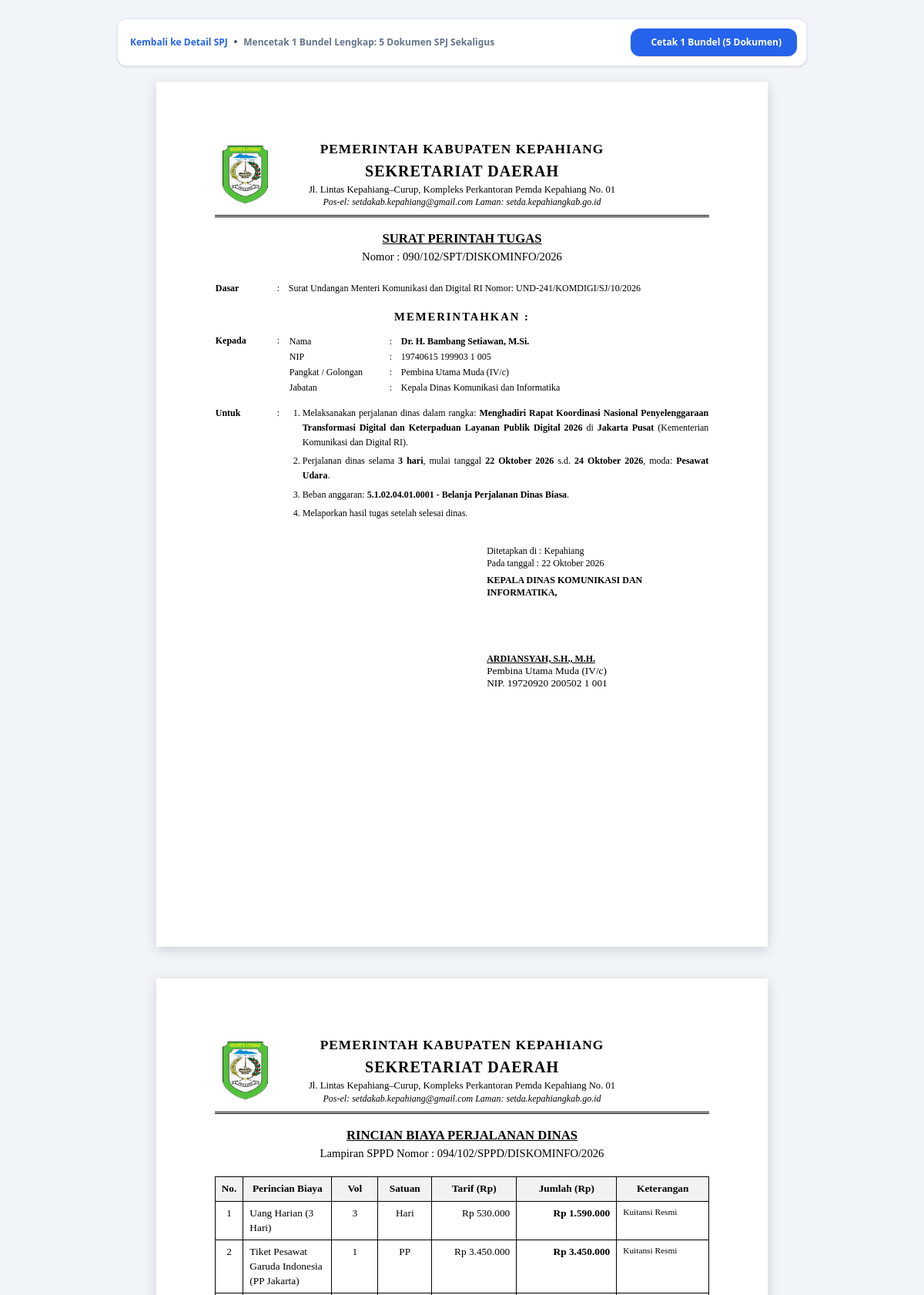
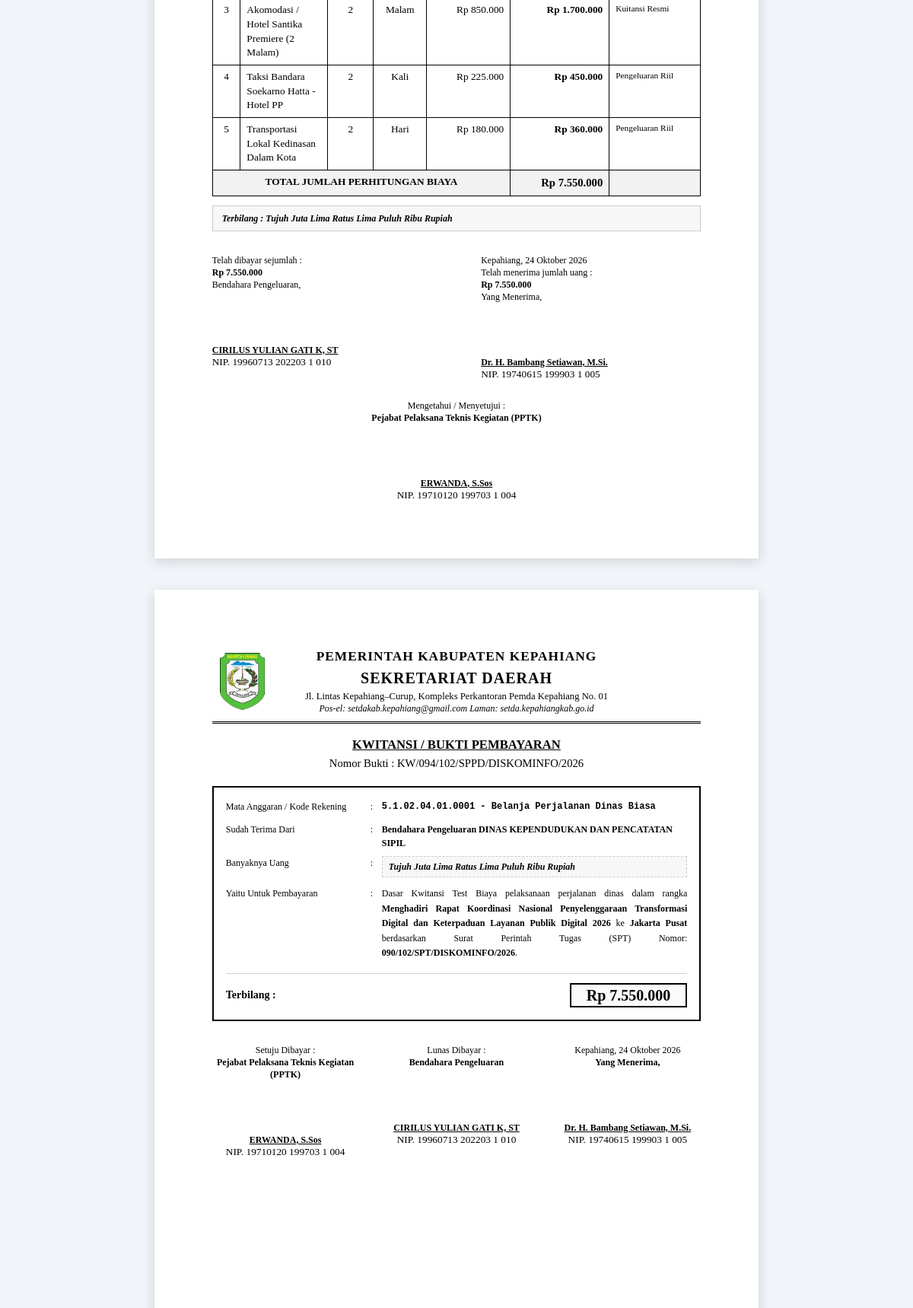
The page /spj/1/cetak/semua (signed in, upper part) on the database its author committed (2 pictures, top to bottom).
### tables this page shows
CREATE TABLE settings (
        key TEXT PRIMARY KEY,
        value TEXT NOT NULL
    );

CREATE TABLE spj (
        id INTEGER PRIMARY KEY AUTOINCREMENT,
        nomor_spt TEXT,
        nomor_sppd TEXT,
        jenis_spt TEXT DEFAULT 'staf', -- 'kadis' or 'staf'
        tujuan TEXT NOT NULL,
        instansi_tujuan TEXT,
        maksud TEXT NOT NULL,
        dasar_hukum TEXT,
        tanggal_berangkat DATE NOT NULL,
        tanggal_pulang DATE NOT NULL,
        lama_hari INTEGER DEFAULT 1,
        tempat_berangkat TEXT DEFAULT 'Tempat Kedudukan',
        angkutan TEXT DEFAULT 'Pesawat Udara',
        mata_anggaran TEXT DEFAULT '5.1.02.04.01.0001 (Belanja Perjalanan Dinas Biasa)',
        status TEXT DEFAULT 'Draft', -- 'Draft', 'Disetujui', 'Selesai'
        created_at TIMESTAMP DEFAULT CURRENT_TIMESTAMP,
        updated_at TIMESTAMP DEFAULT CURRENT_TIMESTAMP
    );

CREATE TABLE spj_peserta (
        id INTEGER PRIMARY KEY AUTOINCREMENT,
        spj_id INTEGER NOT NULL,
        nama TEXT NOT NULL,
        nip TEXT,
        pangkat_golongan TEXT,
        jabatan TEXT,
        urutan INTEGER DEFAULT 1,
        FOREIGN KEY (spj_id) REFERENCES spj (id) ON DELETE CASCADE
    );

CREATE TABLE spj_biaya (
        id INTEGER PRIMARY KEY AUTOINCREMENT,
        spj_id INTEGER NOT NULL,
        jenis_biaya TEXT NOT NULL, -- 'uang_harian', 'taxi', 'transportasi', 'hotel', 'tiket_pesawat', 'tiket_kapal', 'lainnya'
        keterangan TEXT NOT NULL,
        kuantitas REAL DEFAULT 1,
        satuan TEXT DEFAULT 'Hari',
        tarif REAL DEFAULT 0,
        total REAL DEFAULT 0,
        termasuk_riil INTEGER DEFAULT 0, -- 1 if included in Pengeluaran Riil
        FOREIGN KEY (spj_id) REFERENCES spj (id) ON DELETE CASCADE
    );

### app.py (the view)
@app.route('/spj/<int:spj_id>/cetak/semua')
@login_required
def cetak_semua(spj_id):
    conn = get_db()
    spj = conn.execute('SELECT * FROM spj WHERE id = ?', (spj_id,)).fetchone()
    peserta = conn.execute('SELECT * FROM spj_peserta WHERE spj_id = ? ORDER BY urutan ASC', (spj_id,)).fetchall()
    biaya = conn.execute('SELECT * FROM spj_biaya WHERE spj_id = ? ORDER BY id ASC', (spj_id,)).fetchall()
    laporan = conn.execute('SELECT * FROM spj_laporan WHERE spj_id = ?', (spj_id,)).fetchone()
    conn.close()
    s = get_settings()
    laporan_defaults = json.loads(s.get('template_laporan', '{}'))
    total_biaya = sum(b['total'] for b in biaya)
    return render_template('print/semua_print.html',
        spj=spj,
        peserta=peserta,
        biaya=biaya,
        laporan=laporan,
        s=s,
        laporan_defaults=laporan_defaults,
        total_biaya=total_biaya
    )

### templates/print/semua_print.html (shortened to what this page needs)
<!DOCTYPE html>
<html lang="id">
<head>
    <link rel="stylesheet" href="{{ url_for('static', filename='css/print.css') }}">
    <script src="https://cdn.tailwindcss.com"></script>
</head>
<body class="bg-slate-100 py-6">
    <div class="no-print max-w-4xl mx-auto mb-4 flex items-center justify-between bg-white p-3 rounded-xl shadow border border-slate-200">
        <div class="flex items-center gap-2 text-xs font-semibold text-slate-700">
            <a href="{{ url_for('spj_detail', spj_id=spj.id) }}" class="text-blue-600 hover:underline flex items-center gap-1">
                 Kembali ke Detail SPJ
            </a>
            <span>•</span>
            <span class="text-slate-500">Mencetak 1 Bundel Lengkap: 5 Dokumen SPJ Sekaligus</span>
        </div>
        <div>
            <button onclick="window.print()" class="px-5 py-2.5 bg-blue-600 hover:bg-blue-700 text-white rounded-xl text-xs font-bold shadow flex items-center gap-1.5">
                <span>Cetak 1 Bundel (5 Dokumen)</span>
            </button>
        </div>
    </div>
    <div class="printable-sheet naskah-dinas">
        {% include 'print/_kop_surat.html' %}
        <div class="judul-dokumen">SURAT PERINTAH TUGAS</div>
        <div class="nomor-dokumen">Nomor : {{ spj.nomor_spt }}</div>
        <table class="w-full mb-4 text-xs" style="line-height: 1.6;">
            <tr>
                <td style="width: 80px; vertical-align: top; font-weight: bold;">Dasar</td>
                <td style="width: 15px; vertical-align: top;">:</td>
                <td style="vertical-align: top; text-align: justify;">
                    {{ spj.dasar_hukum or (s.template_spt_kadis if spj.jenis_spt == 'kadis' else s.template_spt_staf) }}
                </td>
            </tr>
        </table>
        <div style="text-align: center; font-weight: bold; margin: 15px 0 10px 0; letter-spacing: 2px;">
            MEMERINTAHKAN :
        </div>
        <table class="w-full text-xs" style="line-height: 1.5; margin-bottom: 12px;">
            <tr>
                <td style="width: 80px; vertical-align: top; font-weight: bold;">Kepada</td>
                <td style="width: 15px; vertical-align: top;">:</td>
                <td style="vertical-align: top;">
                    {% if spj.jenis_spt == 'kadis' %}
                        <table style="width: 100%; border-collapse: collapse;">
                            <tr><td style="width: 130px; font-weight: 500;">Nama</td><td style="width: 15px;">:</td><td style="font-weight: bold;">{{ peserta[0].nama if peserta else s.pejabat_kadis_nama }}</td></tr>
                            <tr><td>NIP</td><td>:</td><td>{{ peserta[0].nip if peserta else s.pejabat_kadis_nip }}</td></tr>
                            <tr><td>Pangkat / Golongan</td><td>:</td><td>{{ peserta[0].pangkat_golongan if peserta else s.pejabat_kadis_pangkat }}</td></tr>
                            <tr><td>Jabatan</td><td>:</td><td>{{ peserta[0].jabatan if peserta else s.pejabat_kadis_jabatan }}</td></tr>
                        </table>
                    {% endif %}
                </td>
            </tr>
        </table>
        <table class="w-full text-xs" style="line-height: 1.6; margin-top: 8px;">
            <tr>
                <td style="width: 80px; vertical-align: top; font-weight: bold;">Untuk</td>
                <td style="width: 15px; vertical-align: top;">:</td>
                <td style="vertical-align: top; text-align: justify;">
                    <ol style="margin: 0; padding-left: 18px; list-style-type: decimal;">
                        <li style="margin-bottom: 5px;">Melaksanakan perjalanan dinas dalam rangka: <strong>{{ spj.maksud }}</strong> di <strong>{{ spj.tujuan }}</strong>{% if spj.instansi_tujuan %} ({{ spj.instansi_tujuan }}){% endif %}.</li>
                        <li style="margin-bottom: 5px;">Perjalanan dinas selama <strong>{{ spj.lama_hari }} hari</strong>, mulai tanggal <strong>{{ format_tanggal(spj.tanggal_berangkat) }}</strong> s.d. <strong>{{ format_tanggal(spj.tanggal_pulang) }}</strong>, moda: <strong>{{ spj.angkutan }}</strong>.</li>
                        <li style="margin-bottom: 5px;">Beban anggaran: <strong>{{ spj.mata_anggaran }}</strong>.</li>
                        <li>Melaporkan hasil tugas setelah selesai dinas.</li>
                    </ol>
                </td>
            </tr>
        </table>
        <div class="ttd-box">
            <div class="ttd-kanan text-xs">
                <div>Ditetapkan di : {{ s.instansi_kota }}</div>
                <div>Pada tanggal : {{ format_tanggal(spj.tanggal_berangkat) }}</div>
                <div style="margin-top: 6px; font-weight: bold;">KEPALA DINAS KOMUNIKASI DAN INFORMATIKA,</div>
                <div class="ttd-space"></div>
                <div class="ttd-nama">{{ s.pejabat_kadis_nama }}</div>
                <div class="ttd-nip">{{ s.pejabat_kadis_pangkat }}</div>
                <div class="ttd-nip">NIP. {{ s.pejabat_kadis_nip }}</div>
            </div>
        </div>
    </div>
    <div class="bundel-separator"></div>
    <div class="printable-sheet naskah-dinas">
        {% include 'print/_kop_surat.html' %}
        <div class="judul-dokumen">RINCIAN BIAYA PERJALANAN DINAS</div>
        <div class="nomor-dokumen">Lampiran SPPD Nomor : {{ spj.nomor_sppd }}</div>
        <table class="tabel-dinas">
            <thead>
                <tr>
                    <th style="width: 35px;">No.</th>
                    <th>Perincian Biaya</th>
                    <th style="width: 60px;">Vol</th>
                    <th style="width: 70px;">Satuan</th>
                    <th style="width: 110px;">Tarif (Rp)</th>
                    <th style="width: 130px;">Jumlah (Rp)</th>
                    <th style="width: 120px;">Keterangan</th>
                </tr>
            </thead>
            <tbody>
                {% set ns = namespace(total=0) %}
                {% for b in biaya %}
                    {% set ns.total = ns.total + b.total %}
                    <tr>
                        <td style="text-align: center;">{{ loop.index }}</td>
                        <td>{{ b.keterangan }}</td>
                        <td style="text-align: center;">{{ b.kuantitas|int if b.kuantitas == b.kuantitas|int else b.kuantitas }}</td>
                        <td style="text-align: center;">{{ b.satuan }}</td>
                        <td style="text-align: right;">{{ format_rupiah(b.tarif) }}</td>
                        <td style="text-align: right; font-weight: bold;">{{ format_rupiah(b.total) }}</td>
                        <td style="font-size: 8.5pt;">{{ 'Pengeluaran Riil' if b.termasuk_riil else 'Kuitansi Resmi' }}</td>
                    </tr>
                {% endfor %}
            </tbody>
            <tfoot>
                <tr style="font-weight: bold; background-color: #f2f2f2;">
                    <td colspan="5" style="text-align: center; text-transform: uppercase;">Total Jumlah Perhitungan Biaya</td>
                    <td style="text-align: right; font-size: 11pt;">{{ format_rupiah(ns.total) }}</td>
                    <td></td>
                </tr>
            </tfoot>
        </table>
        <div class="terbilang-box text-xs">
            <strong>Terbilang :</strong> <em>{{ terbilang(ns.total) }}</em>
        </div>
        <div class="ttd-box">
            <div class="ttd-dua-kolom text-xs">
                <div class="ttd-item">
                    <div>Telah dibayar sejumlah :</div>
                    <div style="font-weight: bold;">{{ format_rupiah(ns.total) }}</div>
                    <div>Bendahara Pengeluaran,</div>
                    <div class="ttd-space"></div>
                    <div class="ttd-nama">{{ s.pejabat_bendahara_nama }}</div>
                    <div class="ttd-nip">NIP. {{ s.pejabat_bendahara_nip }}</div>
                </div>
                <div class="ttd-item">
                    <div>{{ s.instansi_kota }}, {{ format_tanggal(spj.tanggal_pulang) }}</div>
                    <div>Telah menerima jumlah uang :</div>
                    <div style="font-weight: bold;">{{ format_rupiah(ns.total) }}</div>
                    <div>Yang Menerima,</div>
                    <div class="ttd-space"></div>
                    <div class="ttd-nama">{{ peserta[0].nama if peserta else s.pejabat_kadis_nama }}</div>
                    <div class="ttd-nip">NIP. {{ peserta[0].nip if peserta else s.pejabat_kadis_nip }}</div>
                </div>
            </div>
            <div style="margin-top: 25px; text-align: center; width: 60%; margin-left: auto; margin-right: auto;" class="text-xs">
                <div>Mengetahui / Menyetujui :</div>
                <div style="font-weight: bold;">{{ s.pejabat_pptk_jabatan or s.pejabat_ppk_jabatan or 'Pejabat Pelaksana Teknis Kegiatan (PPTK)' }}</div>
                <div class="ttd-space"></div>
                <div class="ttd-nama">{{ s.pejabat_pptk_nama or s.pejabat_ppk_nama }}</div>
                <div class="ttd-nip">NIP. {{ s.pejabat_pptk_nip or s.pejabat_ppk_nip }}</div>
            </div>
        </div>
    </div>
    <div class="bundel-separator"></div>
    <div class="printable-sheet naskah-dinas">
        {% include 'print/_kop_surat.html' %}
        <div class="judul-dokumen">KWITANSI / BUKTI PEMBAYARAN</div>
        <div class="nomor-dokumen">Nomor Bukti : KW/{{ spj.nomor_sppd }}</div>
        <div class="kwitansi-border text-xs">
            <div class="kwitansi-row">
                <div class="kwitansi-label">Mata Anggaran / Kode Rekening</div>
                <div class="kwitansi-separator">:</div>
                <div class="kwitansi-value font-mono font-bold">{{ spj.mata_anggaran }}</div>
            </div>
            <div class="kwitansi-row mt-3">
                <div class="kwitansi-label">Sudah Terima Dari</div>
                <div class="kwitansi-separator">:</div>
                <div class="kwitansi-value font-bold">Bendahara Pengeluaran {{ s.instansi_nama }}</div>
            </div>
            <div class="kwitansi-row">
                <div class="kwitansi-label">Banyaknya Uang</div>
                <div class="kwitansi-separator">:</div>
                <div class="kwitansi-value font-bold italic" style="background-color: #f7f7f7; padding: 4px 8px; border: 1px dashed #ccc;">
                    {{ terbilang(total_biaya) }}
                </div>
            </div>
            <div class="kwitansi-row mt-3">
                <div class="kwitansi-label">Yaitu Untuk Pembayaran</div>
                <div class="kwitansi-separator">:</div>
                <div class="kwitansi-value text-justify leading-relaxed">
                    {{ s.template_kwitansi }} Biaya pelaksanaan perjalanan dinas dalam rangka <strong>{{ spj.maksud }}</strong> ke <strong>{{ spj.tujuan }}</strong> berdasarkan Surat Perintah Tugas (SPT) Nomor: <strong>{{ spj.nomor_spt }}</strong>.
                </div>
            </div>
            <div class="mt-4 pt-3 border-t border-slate-300 flex items-center justify-between">
                <div class="text-sm font-bold">Terbilang :</div>
                <div style="font-size: 15pt; font-weight: 800; border: 2px solid #000; padding: 6px 20px; background-color: #fafafa;">
                    {{ format_rupiah(total_biaya) }}
                </div>
            </div>
        </div>
        <div class="ttd-box">
            <div class="ttd-tiga-kolom text-xs">
                <div class="ttd-item">
                    <div>Setuju Dibayar :</div>
                    <div style="font-weight: bold;">{{ s.pejabat_pptk_jabatan or s.pejabat_ppk_jabatan or 'Pejabat Pelaksana Teknis Kegiatan (PPTK)' }}</div>
                    <div class="ttd-space"></div>
                    <div class="ttd-nama">{{ s.pejabat_pptk_nama or s.pejabat_ppk_nama }}</div>
                    <div class="ttd-nip">NIP. {{ s.pejabat_pptk_nip or s.pejabat_ppk_nip }}</div>
                </div>
                <div class="ttd-item">
                    <div>Lunas Dibayar :</div>
                    <div style="font-weight: bold;">Bendahara Pengeluaran</div>
                    <div class="ttd-space"></div>
                    <div class="ttd-nama">{{ s.pejabat_bendahara_nama }}</div>
                    <div class="ttd-nip">NIP. {{ s.pejabat_bendahara_nip }}</div>
                </div>
                <div class="ttd-item">
                    <div>{{ s.instansi_kota }}, {{ format_tanggal(spj.tanggal_pulang) }}</div>
                    <div style="font-weight: bold;">Yang Menerima,</div>
                    <div class="ttd-space"></div>
                    <div class="ttd-nama">{{ peserta[0].nama if peserta else s.pejabat_kadis_nama }}</div>
                    <div class="ttd-nip">NIP. {{ peserta[0].nip if peserta else s.pejabat_kadis_nip }}</div>
                </div>
            </div>
        </div>
    </div>
                {% set ns = namespace(total_riil=0, count=0) %}
</body>
</html>

### templates/print/_kop_surat.html
{% set kop = get_kop(s, spj.jenis_spt if spj else 'staf') %}
<div class="kop-surat">
    <table class="kop-table">
        <tr>
            {% if kop.logo %}
            <td class="kop-logo-cell">
                <img src="{{ kop.logo }}" alt="Logo Instansi" class="kop-logo-img">
            </td>
            {% endif %}
            <td class="kop-text-cell">
                <div class="kop-instansi-induk">{{ kop.instansi_induk }}</div>
                <div class="kop-instansi-nama">{{ kop.instansi_nama }}</div>
                <div class="kop-alamat">{{ kop.alamat }}</div>
                <div class="kop-kontak">{{ kop.kontak }}</div>
            </td>
            {% if kop.logo %}
            <td class="kop-spacer-cell"></td>
            {% endif %}
        </tr>
    </table>
</div>

### rows shown on the page
settings: logo (picture)
settings: instansi_induk "PEMERINTAH KABUPATEN KEPAHIANG PEMERINTAH KABUPATEN KEPAHIANG PEMERINTAH KABUPATEN KEPAHIANG"
settings: instansi_nama "SEKRETARIAT DAERAH SEKRETARIAT DAERAH SEKRETARIAT DAERAH"
settings: alamat "Jl. Lintas Kepahiang–Curup, Kompleks Perkantoran Pemda Kepahiang No. 01 Jl. Lintas Kepahiang–Curup, Kompleks Perkantoran Pemda Kepahiang No. 01 Jl. Lintas Kepahiang–Curup, Kompleks Perkantoran Pemda Kepahiang No. 01"
settings: kontak "Pos-el: setdakab.kepahiang@gmail.com Laman: setda.kepahiangkab.go.id Pos-el: setdakab.kepahiang@gmail.com Laman: setda.kepahiangkab.go.id Pos-el: setdakab.kepahiang@gmail.com Laman: setda.kepahiangkab.go.id"
spj: nomor_spt "090/102/SPT/DISKOMINFO/2026", dasar_hukum "Surat Undangan Menteri Komunikasi dan Digital RI Nomor: UND-241/KOMDIGI/SJ/10/2026", maksud "Menghadiri Rapat Koordinasi Nasional Penyelenggaraan Transformasi Digital dan Keterpaduan Layanan Publik Digital 2026", tujuan "Jakarta Pusat", instansi_tujuan "Kementerian Komunikasi dan Digital RI", lama_hari "3", tanggal_berangkat "22 Oktober 2026", tanggal_pulang "24 Oktober 2026", angkutan "Pesawat Udara", mata_anggaran "5.1.02.04.01.0001 - Belanja Perjalanan Dinas Biasa", nomor_sppd "094/102/SPPD/DISKOMINFO/2026"
spj_peserta: nama "Dr. H. Bambang Setiawan, M.Si.", nip "19740615 199903 1 005", pangkat_golongan "Pembina Utama Muda (IV/c)", jabatan "Kepala Dinas Komunikasi dan Informatika"
settings: instansi_kota "Kepahiang"
settings: pejabat_kadis_nama "ARDIANSYAH, S.H., M.H."
settings: pejabat_kadis_pangkat "Pembina Utama Muda (IV/c)"
settings: pejabat_kadis_nip "19720920 200502 1 001"
spj_biaya: keterangan "Uang Harian (3 Hari)", kuantitas "3", satuan "Hari", tarif "Rp 530.000", total "Rp 1.590.000", termasuk_riil "Kuitansi Resmi"
spj_biaya: keterangan "Tiket Pesawat Garuda Indonesia (PP Jakarta)", kuantitas "1", satuan "PP", tarif "Rp 3.450.000", total "Rp 3.450.000", termasuk_riil "Kuitansi Resmi"
spj_biaya: keterangan "Akomodasi / Hotel Santika Premiere (2 Malam)", kuantitas "2", satuan "Malam", tarif "Rp 850.000", total "Rp 1.700.000", termasuk_riil "Kuitansi Resmi"
spj_biaya: keterangan "Taksi Bandara Soekarno Hatta - Hotel PP", kuantitas "2", satuan "Kali", tarif "Rp 225.000", total "Rp 450.000", termasuk_riil "Pengeluaran Riil"
spj_biaya: keterangan "Transportasi Lokal Kedinasan Dalam Kota", kuantitas "2", satuan "Hari", tarif "Rp 180.000", total "Rp 360.000", termasuk_riil "Pengeluaran Riil"
settings: pejabat_bendahara_nama "CIRILUS YULIAN GATI K, ST"
settings: pejabat_bendahara_nip "19960713 202203 1 010"
settings: value "Pejabat Pelaksana Teknis Kegiatan (PPTK)"
settings: value "ERWANDA, S.Sos"
settings: value "19710120 199703 1 004"
settings: instansi_nama "DINAS KEPENDUDUKAN DAN PENCATATAN SIPIL"
settings: template_kwitansi "Dasar Kwitansi Test"

### other values the page prints
{{ terbilang(ns.total) }} "Tujuh Juta Lima Ratus Lima Puluh Ribu Rupiah"
{{ terbilang(total_biaya) }} "Tujuh Juta Lima Ratus Lima Puluh Ribu Rupiah"
